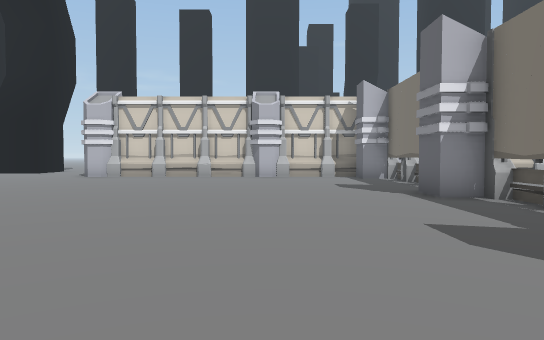
[1] (above)

18 first-person views from a walk through a 3-D level made in the Unity game engine. The camera is 1.5 m above the floor, tilts 2° down and sees 70° across. The floor is counted in squares, 2 m on a side. Each view is taken from the middle of a square. On the plan, view 1 faces up. The plan holds only what a view shows up to about 12 squares ahead; the rest is blank. The place goes on beyond the plan.

[2]
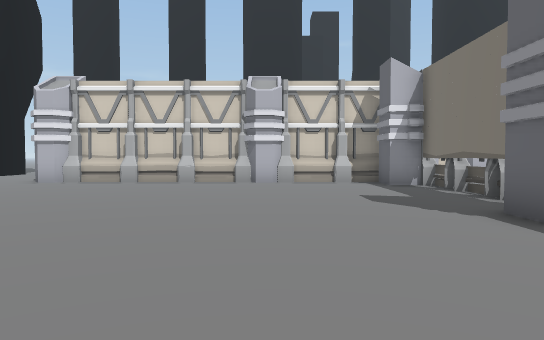

[3]
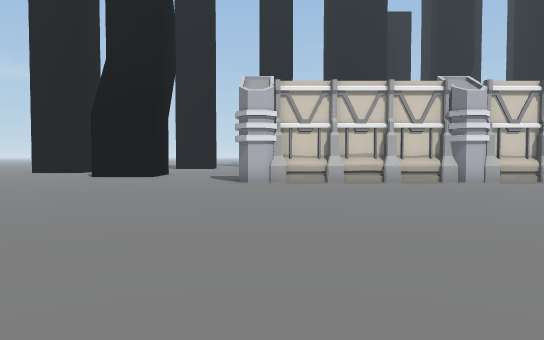

[4]
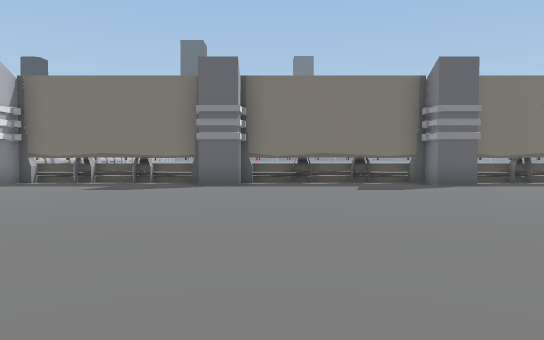

[5]
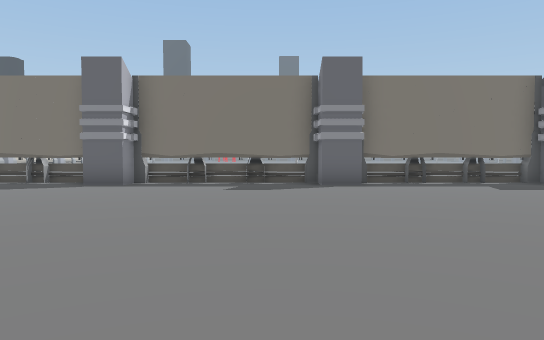

[6]
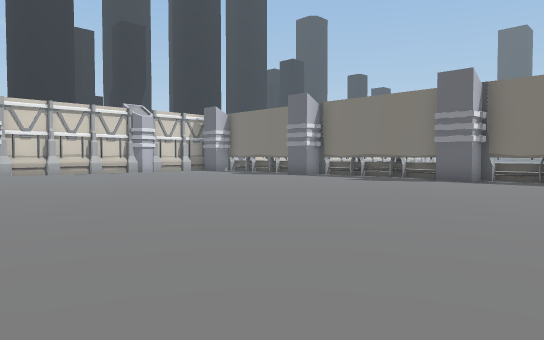

[7]
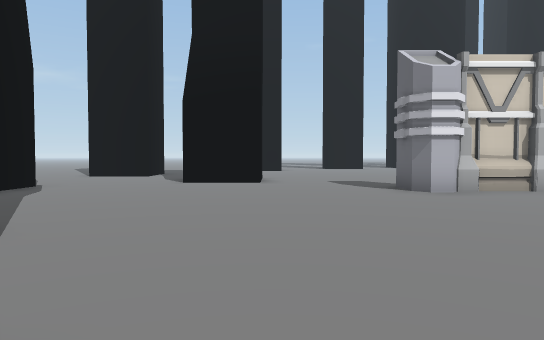

[8]
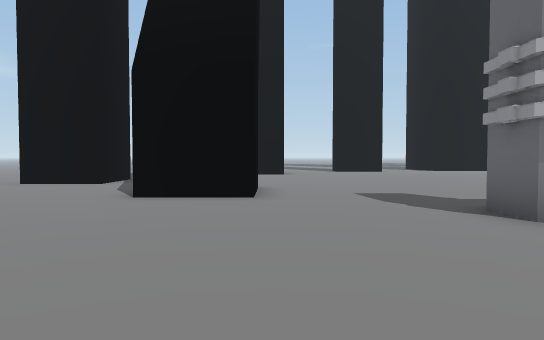

[9]
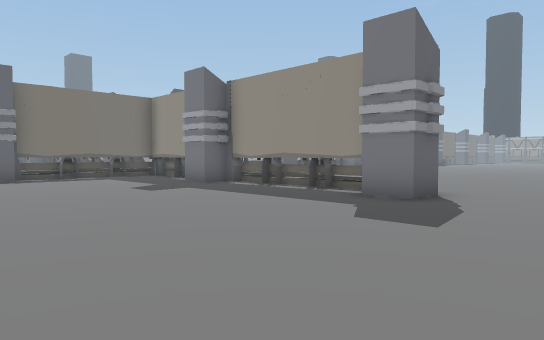

[10]
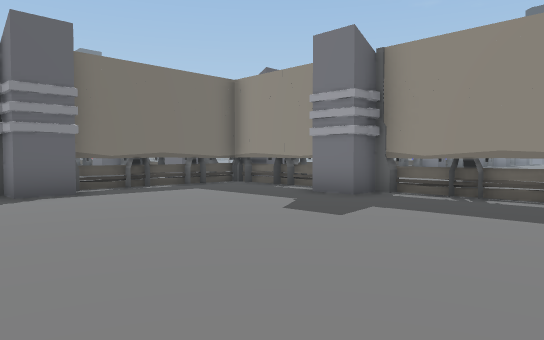

[11]
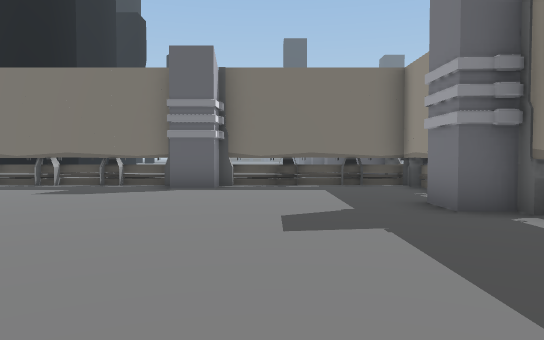

[12]
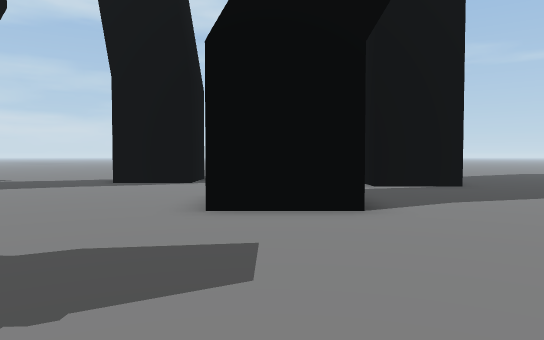

[13]
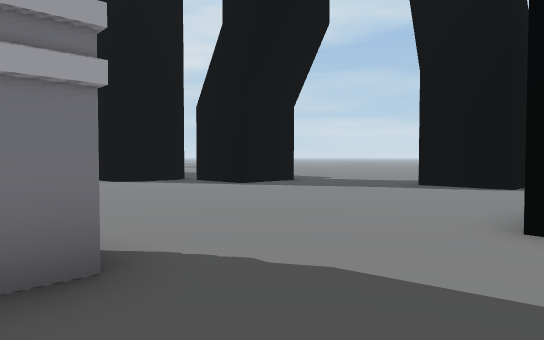

[14]
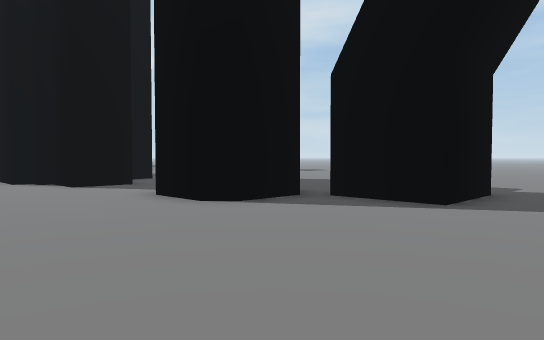

[15]
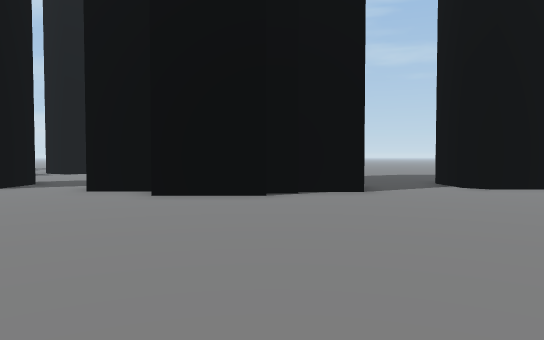

[16]
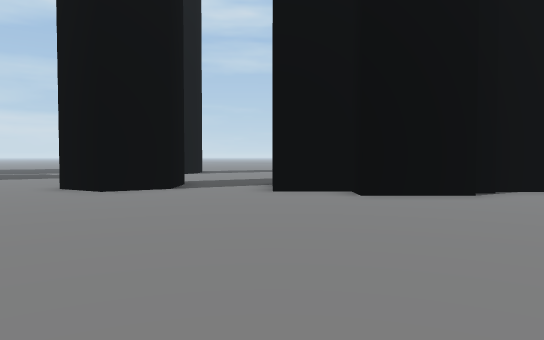

[17]
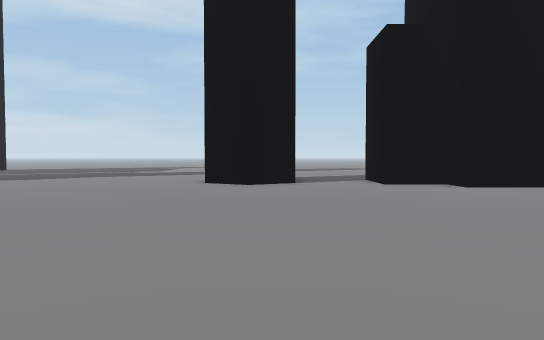

[18]
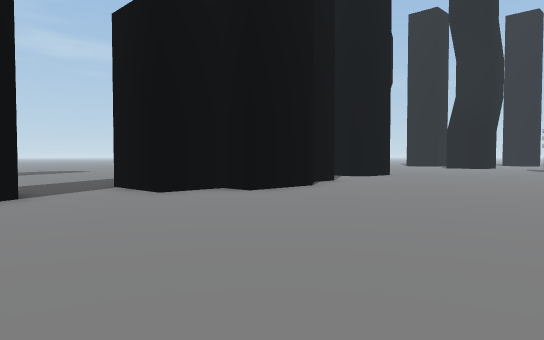

### Floor plan
Key: @ floor where view 1 was taken; # wall or solid block; . floor; O other object.
Columns run from 20 left of view 1 to 6 right of it. Each row starts with its distance up from view 1.
 22      #..................#
 21    ###..................#
 20    ....................OO
 19     .... #..............#
 18    ..... #..............#
 17    .....##..............#
 16     ....................#
 15    ##........OO....OO...# O
 14     #.........O#####O##OO#O
 13    .....................##
 12    .....................#
 11    .....................#
 10 ........................#
  9 .... ###................
  8        #...............OO
  7       .###..............#
  6      ..###..............#
  5      ..###..............#
  4       ..................#
  3       ..................#
  2         ................#
  1         .#.............OO
  0          ##.........@...#
 -1           #.............#
 -2          ##.............#
 -3          #..............#
 -4     ....##..............#
 -5     ...................OO
 -6       ..................#
 -7         ##..............#
 -8          #......... ....#

Where each view was taken, in squares from view 1:
view 1: 0 up, 0 right, facing up
view 2: 3 up, 0 right, facing up
view 3: 3 up, 6 left, facing up
view 4: 0 up, 7 left, facing right
view 5: 3 down, 7 left, facing right
view 6: 3 down, 9 left, facing up-right
view 7: 6 up, 10 left, facing up
view 8: 10 up, 10 left, facing up
view 9: 22 up, 10 left, facing down-right
view 10: 22 up, 5 left, facing down-right
view 11: 18 up, 6 left, facing right
view 12: 18 up, 5 left, facing left
view 13: 18 up, 6 left, facing down-left
view 14: 12 up, 7 left, facing down-left
view 15: 0 up, 2 left, facing left
view 16: 4 down, 2 left, facing left
view 17: 7 down, 0 right, facing left
view 18: 8 down, 3 left, facing up-left
